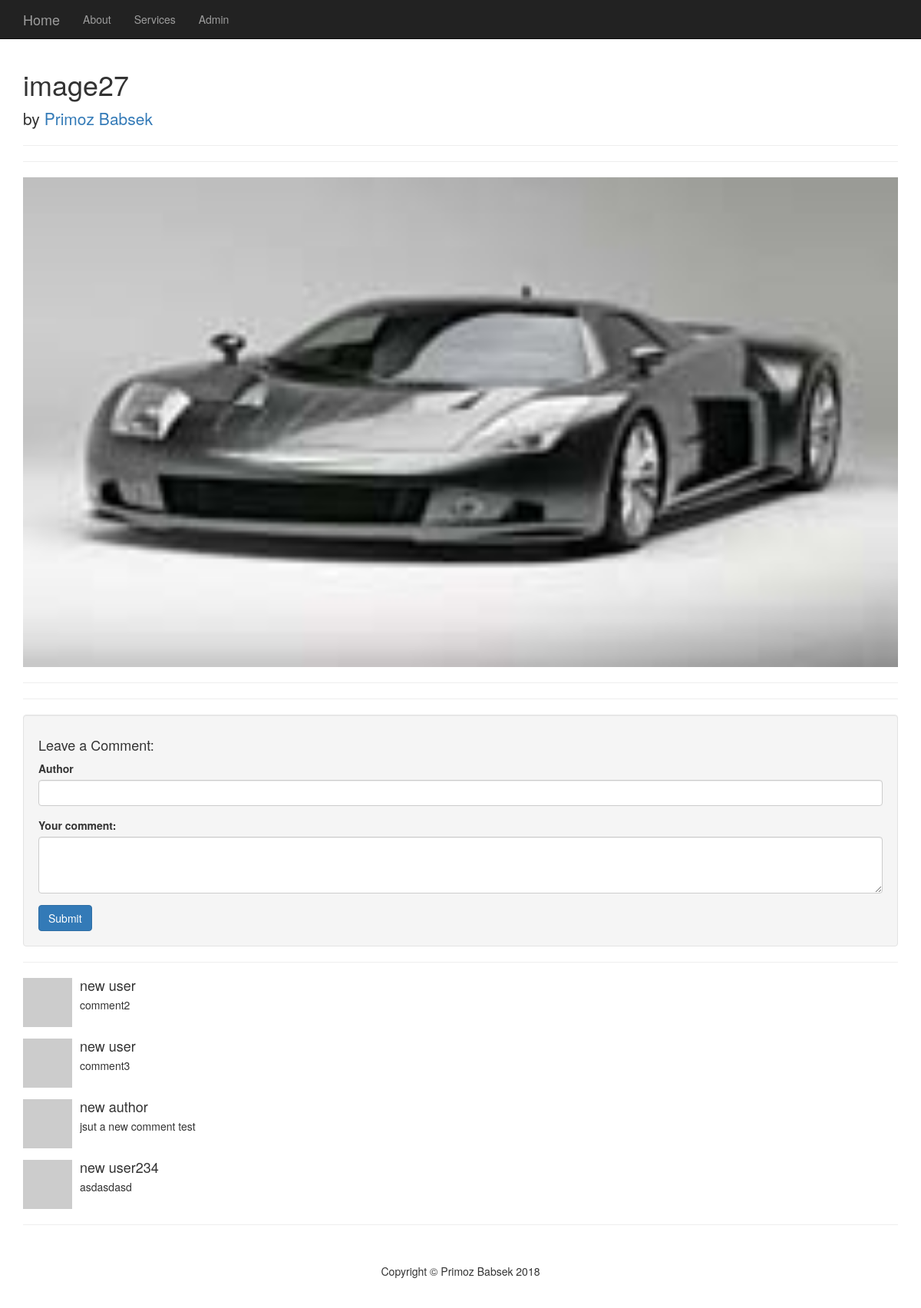
Screenshot of /photo.php?id=18 with the database file from the repository.
### tables this page shows
CREATE TABLE `photos` (
  `id` int(11) NOT NULL,
  `title` varchar(255) NOT NULL,
  `caption` varchar(255) NOT NULL,
  `description` text NOT NULL,
  `filename` varchar(255) NOT NULL,
  `alternate_text` varchar(255) NOT NULL,
  `type` varchar(255) NOT NULL,
  `size` int(11) NOT NULL
);

CREATE TABLE `comments` (
  `id` int(11) NOT NULL,
  `photo_id` int(11) NOT NULL,
  `author` varchar(255) NOT NULL,
  `body` text NOT NULL
);

### admin/includes/database.php (called while the page is built, shortened)
<?php
class Database {
	public $connection;
	public function open_db_connection() {
		$this->connection = new mysqli(DB_HOST, DB_USER, DB_PASS, DB_NAME);
	}
	public function query($sql) {
		$result = $this->connection->query($sql);
		return $result;
	}
	public function escape_string($string) {
		$escaped_string = $this->connection->real_escape_string($string);
		return $escaped_string;
	}
}
$database = new Database;
?>

### admin/includes/db_object.php (called while the page is built, shortened)
<?php
class Db_object {
	protected static $db_table = "users";
	public static function find_by_id($id) {
		$the_result_array = static::find_by_query("SELECT * FROM " . static::$db_table . " WHERE id = $id LIMIT 1");
		return !empty($the_result_array) ? array_shift($the_result_array) : false;
	}
	public static function find_by_query($sql) {
		global $database;
		$result_set = $database->query($sql);
		$the_object_array = array();
		while($row = mysqli_fetch_array($result_set)) {
			$the_object_array[] = static::instantation($row);
		}
		return $the_object_array;
	}
	protected function has_the_attribute($the_attribute) {
		$object_properties = get_object_vars($this);
		return array_key_exists($the_attribute, $object_properties);
	}
	public static function instantation($the_record) {
		$the_object = new $calling_class;
		foreach ($the_record as $the_attribute => $value) {
			if($the_object->has_the_attribute($the_attribute)) {
				$the_object->$the_attribute = $value;
			}
		}
		return $the_object;
	}
}
?>

### admin/includes/photo.php (called while the page is built, shortened)
<?php
class Photo extends Db_object {
	public $filename;
	public $upload_directory="images";
	public function picture_path() {
		return $this->upload_directory.DS.$this->filename;
	}
}
?>

### admin/includes/comment.php (called while the page is built, shortened)
<?php
class Comment extends Db_object {
	protected static $db_table = "comments";
	public static function find_the_comments($photo_id=0) {
		global $database;
		$sql = "SELECT * FROM " . self::$db_table;
		$sql .= " WHERE photo_id = " . $database->escape_string($photo_id);
		$sql .= " ORDER BY photo_id ASC";
		return self::find_by_query($sql);
	}
}
?>

### photo.php (the view, shortened to what this page needs)
<?php
include("includes/header.php");
$photo = Photo::find_by_id($_GET['id']);
$comments = Comment::find_the_comments($photo->id);
?>
<div class="row">
    <div class="col-lg-12">
        <h1><?php echo $photo->title ?></h1>
        <p class="lead">
            by <a href="#">Primoz Babsek</a>
        </p>
        <hr>
        <hr>
        <img class="img-responsive" src="admin/<?php echo $photo->picture_path(); ?>" alt="" style="width:100%;">
        <hr>
        <hr>
        <div class="well">
            <h4>Leave a Comment:</h4>
            <form role="form" method="post" action="">
                <div class="form-group">
                    <label for="author">Author</label>
                    <input type="text" name="author" class="form-control">
                </div>
                <div class="form-group">
                    <label for="body">Your comment:</label>
                    <textarea class="form-control" rows="3" name="body"></textarea>
                </div>
                <button type="submit" class="btn btn-primary" name="submit">Submit</button>
            </form>
        </div>
        <hr>
        <?php
            foreach ($comments as $comment):
        ?>
        <div class="media">
            <a class="pull-left" href="#">
                <img class="media-object" src="http://placehold.it/64x64" alt="">
            </a>
            <div class="media-body">
                <h4 class="media-heading"><?php echo $comment->author ?>
                </h4>
                <?php echo $comment->body; ?>
            </div>
        </div>
        <?php endforeach ?>
    </div>
</div>
<?php include("includes/footer.php"); ?>

### css/blog-home.css (style rules this page uses)
body { padding-top: 70px; }

### rows the page displays
photos: title "image27", filename (picture)
comments: author "new user", body "comment2"
comments: author "new user", body "comment3"
comments: author "new author", body "jsut a new comment test"
comments: author "new user234", body "asdasdasd"
